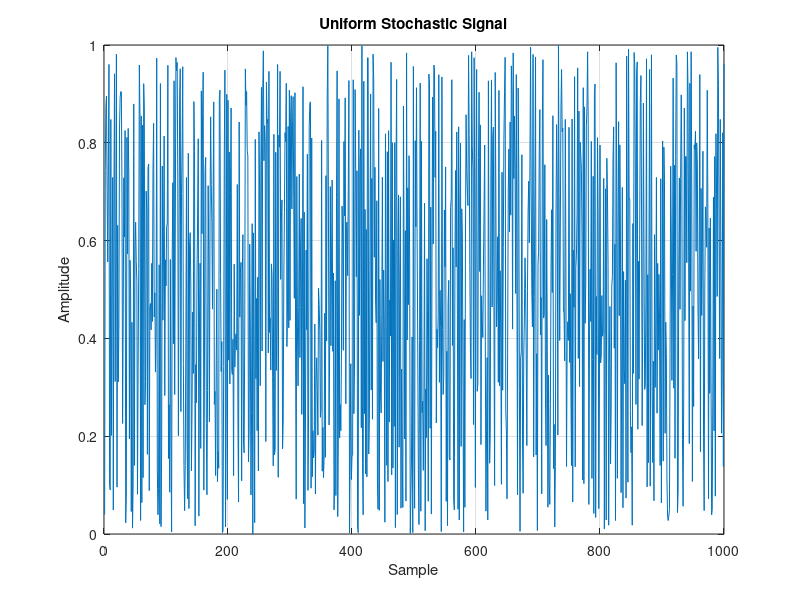

This chart was generated by the following MATLAB code: (Note: this script raises an error after producing the figure.)
%% *Basics of Signal Processing - Stochastic Signals*
%% Uniform Stochastic Signals
% Uniform random variables are used to model situations where any outcome
% is equally likely. The probability density function of a uniform random
% variable is given by
%
% $$f(x) = \frac{1}{b-a}$$
%
% for $a \leq x \leq b$ and $0$ otherwise. The mean and variance of a
% uniform random variable are given by
%
% $$\mu = \frac{a+b}{2}$$
%
% $$\sigma^2 = \frac{(b-a)^2}{12}$$

% The following code generates a uniform random variable with size 1000
% between 0 and 1.

stochastic_signal = rand(1, 1000);
figure('Name', 'Uniform Stochastic Signal');
plot(stochastic_signal);
title('Uniform Stochastic Signal');
xlabel('Sample');
ylabel('Amplitude');
grid on;

%%%
% The probability density function of the uniform noise can be shown by
% increasing the number of samples.
% More accurate results can be obtained by increasing the number of samples.
figure('Name', 'Uniform Stochastic Signal PDF');
stochastic_signal = rand(1, 10000);
histogram(stochastic_signal, 100);
title('Uniform Stochastic Signal PDF');
xlabel('Amplitude');
ylabel('Probability');
grid on;

%%%
% We can plot the probability density function using |makedist| class
% and |pdf| function..
figure('Name', 'Uniform Stochastic Signal PDF');
pd = makedist('Uniform');
x = 0:0.01:1;
y = pdf(pd, x);
figure('Name', 'Uniform Stochastic Signal PDF');
plot(x, y);
title('Uniform Stochastic Signal PDF');
xlabel('Amplitude');
ylabel('Probability');
grid on;

%% Gaussian Stochastic Signals
% Gaussian random variables are used to model situations where the
% probability density function is bell-shaped. The probability density
% function of a Gaussian random variable is given by
%
% $$f(x) = \frac{1}{\sigma \sqrt{2\pi}} e^{-\frac{(x-\mu)^2}{2\sigma^2}}$$
%
% The mean and variance of a Gaussian random variable are given by
%
% $$\mu = \mu$$
%
% $$\sigma^2 = \sigma^2$$

%%%
% The following code generates a Gaussian random variable with size 1000
% with mean 0 and variance 1.

stochastic_signal = randn(1, 1000);
figure('Name', 'Gaussian Stochastic Signal');
plot(stochastic_signal);
title('Gaussian Stochastic Signal');
xlabel('Sample');
ylabel('Amplitude');
grid on;
